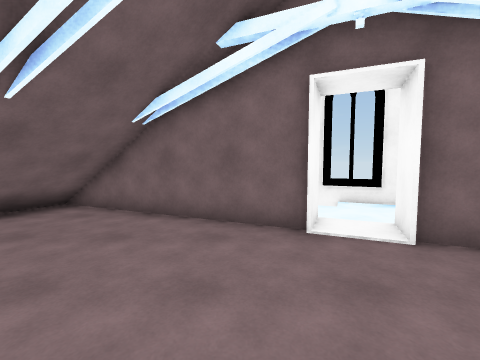
View 1 (above)

24 first-person views from a walk through a Unity game level. The camera is 1.5 m above the floor, tilts 4° down and sees 90° across. The floor is counted in squares, 1 m on a side. Each view is taken from the middle of a square. On the plan, view 1 faces up. The plan holds only what a view shows up to about 13 squares ahead; the rest is blank. The place goes on beyond the plan. The player is left out. Door leaves are left out, so doorways stand open.

View 2
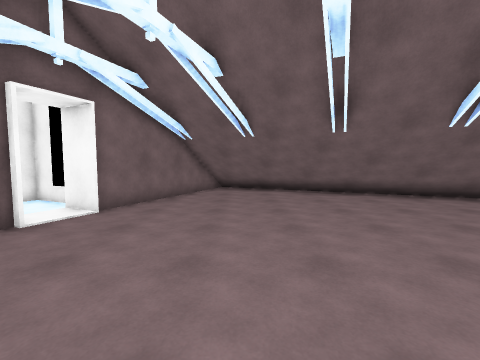

View 3
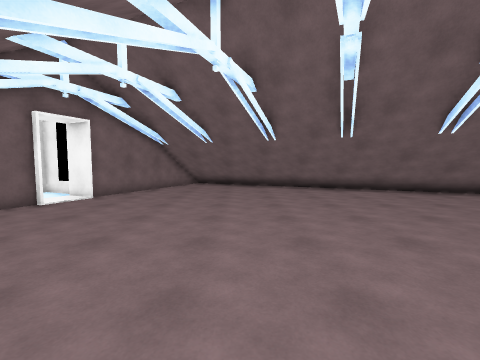

View 4
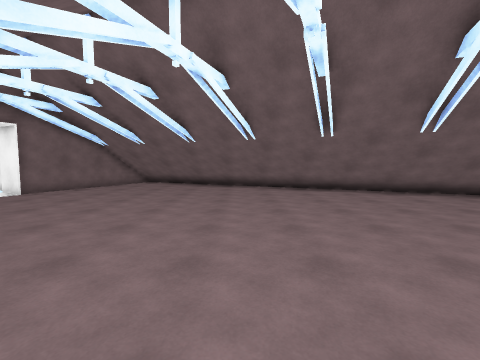

View 5
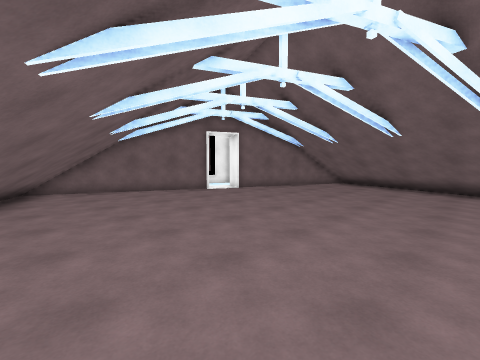

View 6
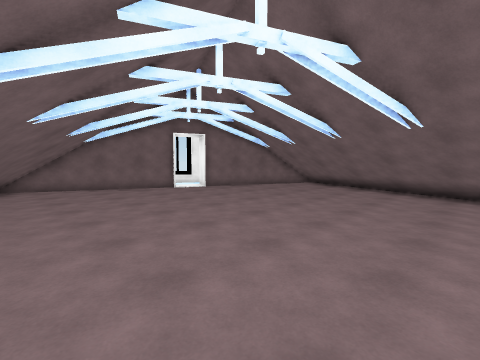

View 7
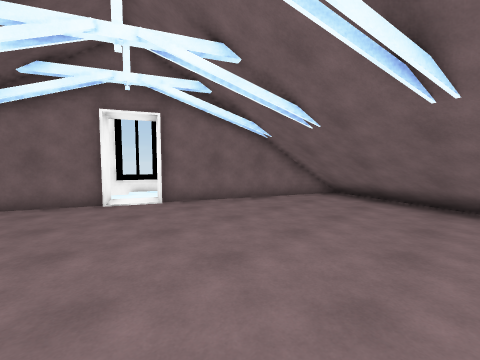

View 8
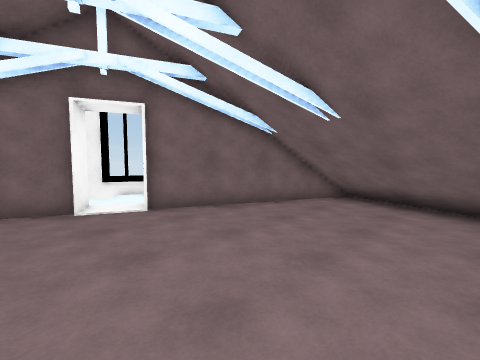

View 9
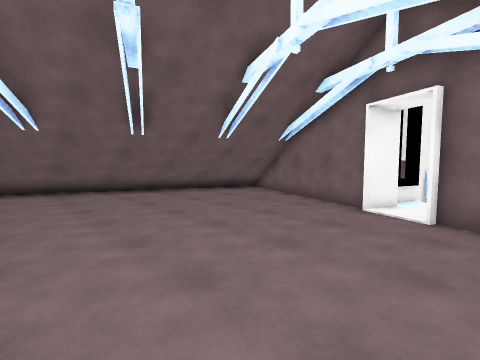

View 10
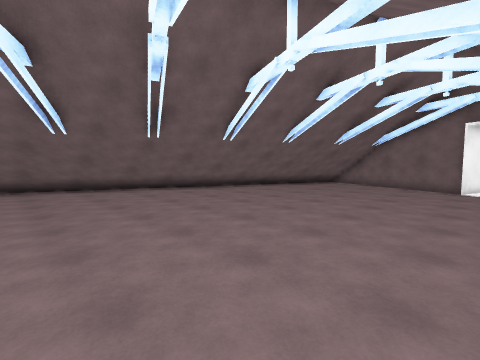

View 11
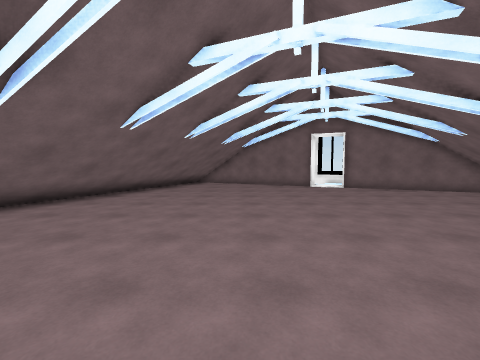

View 12
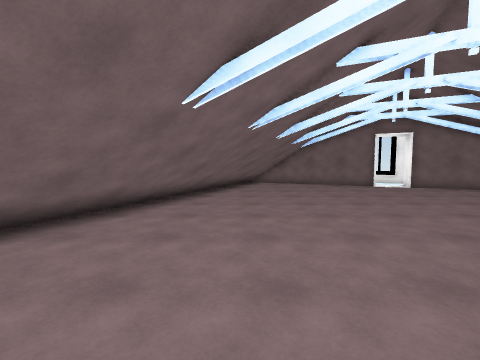

View 13
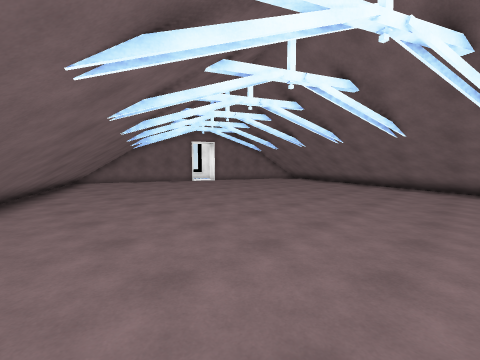

View 14
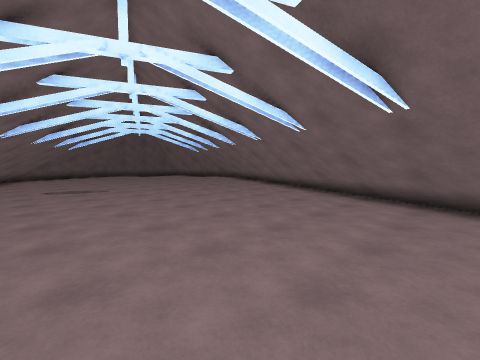

View 15
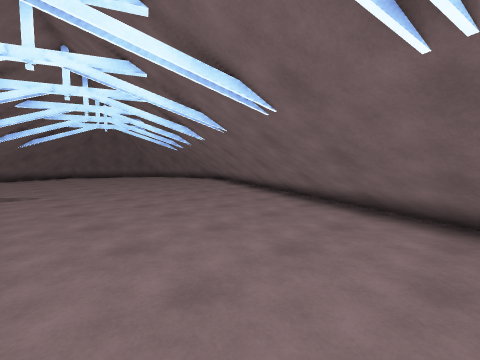

View 16
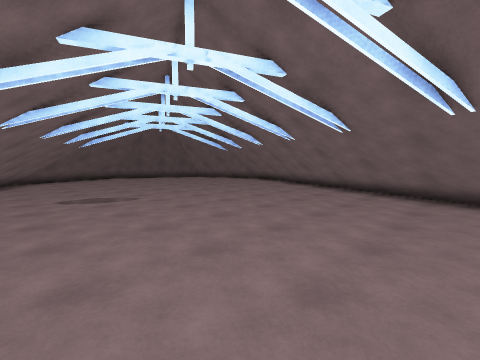

View 17
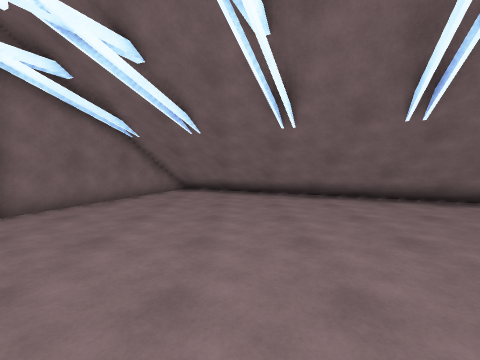

View 18
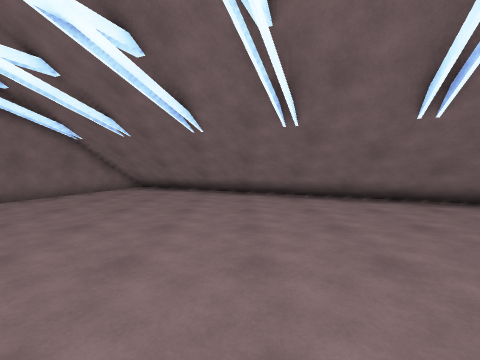

View 19
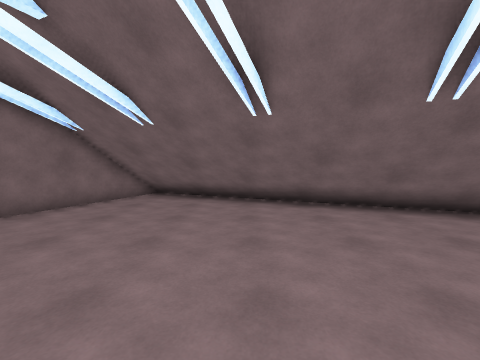

View 20
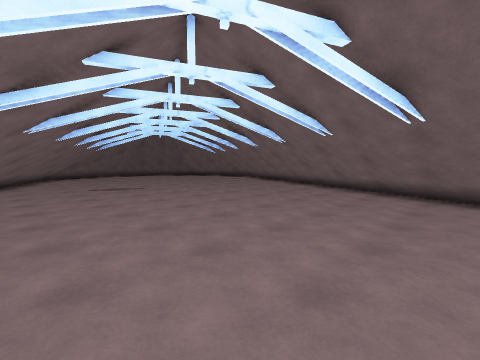

View 21
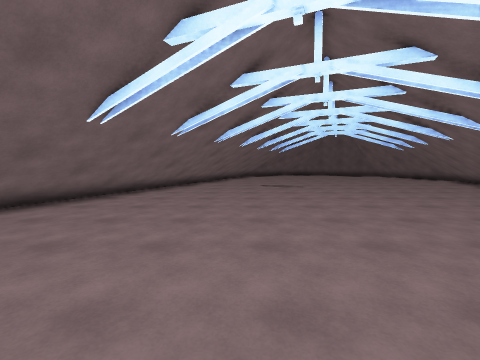

View 22
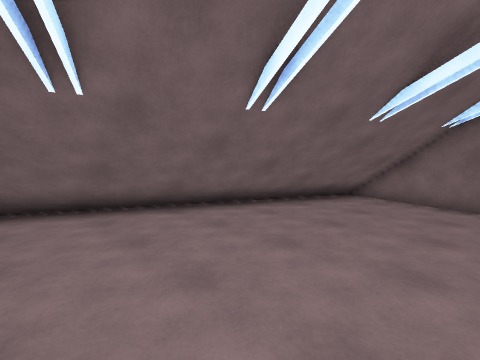

View 23
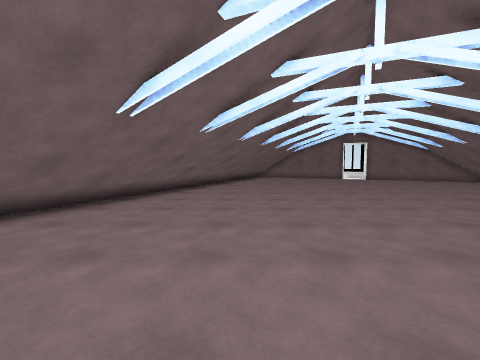

View 24
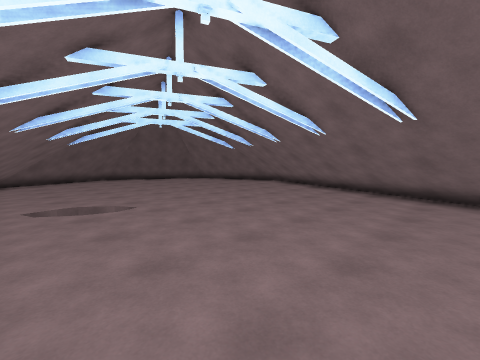

### Floor plan
Key: @ floor where view 1 was taken; # wall or solid block; x gap in a wall; . main floor; - floor 0.25 m lower than the main floor; ^ raised ledge; v drop or lower ground; O other object.
Columns run from 16 left of view 1 to 11 right of it. Each row starts with its distance up from view 1.
 10                   O ####
  9           ^       #---##
  8          ^^^#      ---#v
  7          ^^ .####  ---
  6          ^ ^....###-#
  5         ^^ ^......#x#
  4         ^ ^.........###
  3        ^^ ^............##
  2        ^  ...............#^
  1       ^^ ^..............^ ^^
  0       ^^ .......@.......^ ^
 -1      ^^ ^............... ^^
 -2      ^^ ^..............^ ^^
 -3      ^ ^...............  ^
 -4     ^^ ^..............^ ^^
 -5     ^ ^...............  ^
 -6    ^^ ^..............^ ^^
 -7    ^^ ...............^ ^
 -8   ^^ ^............... ^^
 -9   ^^ ...............^ ^^
-10  ^^ ^..............   ^
-11  ^^ ^..............^ ^^
-12  ^ ^..............   ^
-13 ^^ ^..............^ ^^
-14 ^  ...............  ^
-15   ^..............^ ^^
-16   ...............  ^
-17   ...............  ^
-18    .......vv....^
-19     ......vvv...
-20      ..........^
-21       .........
-22        .......^
-23         ......
-24          .....
-25           ...^
-26            ..

Where each view was taken, in squares from view 1:
view 1: 0 up, 0 right, facing up
view 2: 0 up, 4 left, facing right
view 3: 2 down, 7 left, facing right
view 4: 6 down, 8 left, facing right
view 5: 6 down, 7 left, facing up-right
view 6: 8 down, 6 left, facing up-right
view 7: 4 down, 1 left, facing up-right
view 8: 3 down, 0 right, facing up-right
view 9: 3 down, 4 right, facing up-left
view 10: 10 down, 2 right, facing up-left
view 11: 10 down, 3 left, facing up
view 12: 10 down, 7 left, facing up
view 13: 12 down, 10 left, facing up-right
view 14: 4 down, 2 left, facing down-left
view 15: 5 down, 5 left, facing down-left
view 16: 8 down, 2 left, facing down-left
view 17: 2 down, 3 left, facing right
view 18: 5 down, 4 left, facing right
view 19: 3 down, 1 left, facing right
view 20: 4 down, 0 right, facing down-left
view 21: 3 down, 2 left, facing down
view 22: 3 down, 2 left, facing up-left
view 23: 17 down, 8 left, facing up
view 24: 10 down, 3 left, facing down-left
